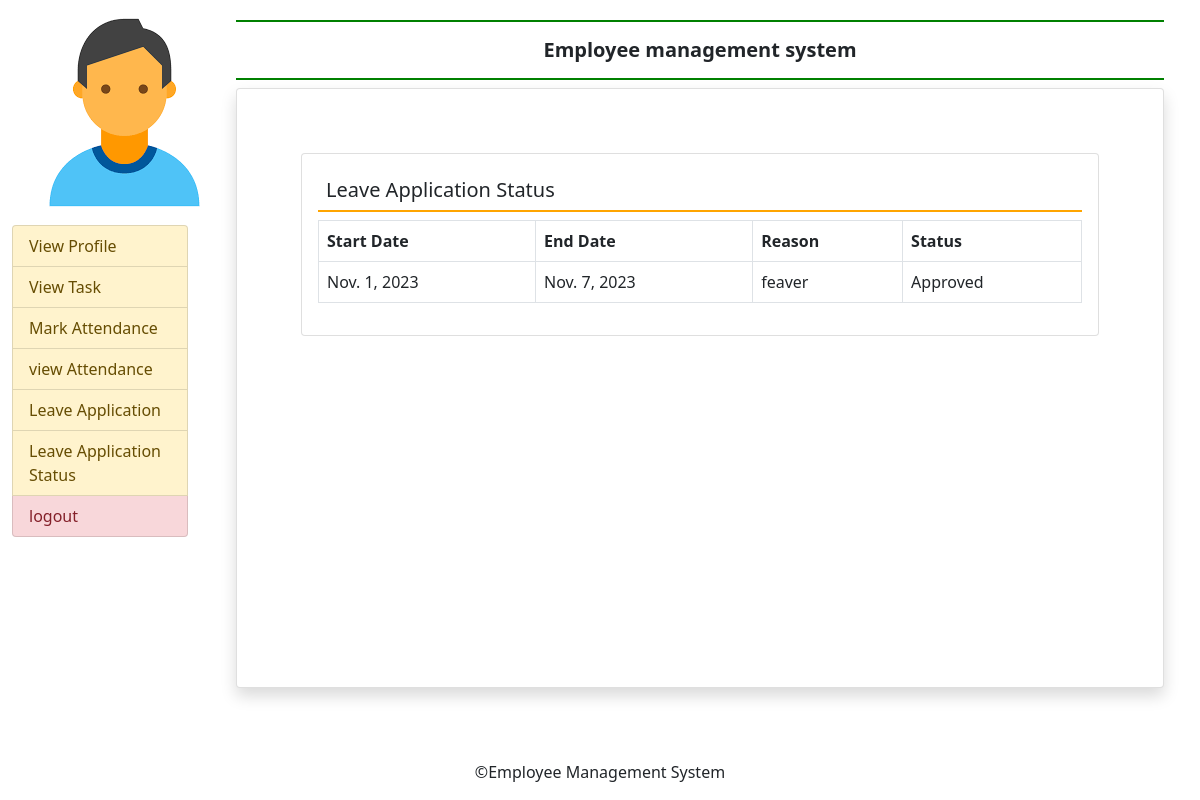
Page /employee_leave_status/ (signed in) on the committed database.
### employee_app/models.py (models this page shows, shortened)
class LeaveRequest(models.Model):
    employee = models.ForeignKey(User, on_delete=models.CASCADE)
    start_date = models.DateField()
    end_date = models.DateField()
    reason = models.TextField()
    status = models.CharField(max_length=20, default='Pending')  # 'Pending', 'Approved', 'Rejected'

### employee_app/views.py (the view)
# urls.py: path('employee_leave_status/', views.employee_leave_status, name='employee_leave_status'),
def employee_leave_status(request):
    employee_leave_requests = LeaveRequest.objects.filter(employee=request.user)
    return render(request, 'employee_leave_status.html', {'employee_leave_requests': employee_leave_requests})

### template/employee_leave_status.html (shortened to what this page needs)
{% extends "employee_base.html" %}
{% block main %}
<div class="card  m-5">
    <div class="card-body">
        <h5 class="p-2 " style='border-bottom:2px solid orange'>Leave Application Status</h5>
<table class="table table-bordered">
        <thead>
            <th>Start Date</th>
            <th>End Date</th>
            <th>Reason</th>
            <th>Status</th>
        {% for leave_request in employee_leave_requests %}
            <tr>
                <td>{{ leave_request.start_date }}</td>
                <td>{{ leave_request.end_date }}</td>
                <td>{{ leave_request.reason }}</td>
                <td>{{ leave_request.status }}</td>
            </tr>
            {% endfor %}
        </thead>
    </table>
    </div>
</div>
{% endblock %}

### rows in the picture
LeaveRequest: start_date "Nov. 1, 2023", end_date "Nov. 7, 2023", reason "feaver", status "Approved"
